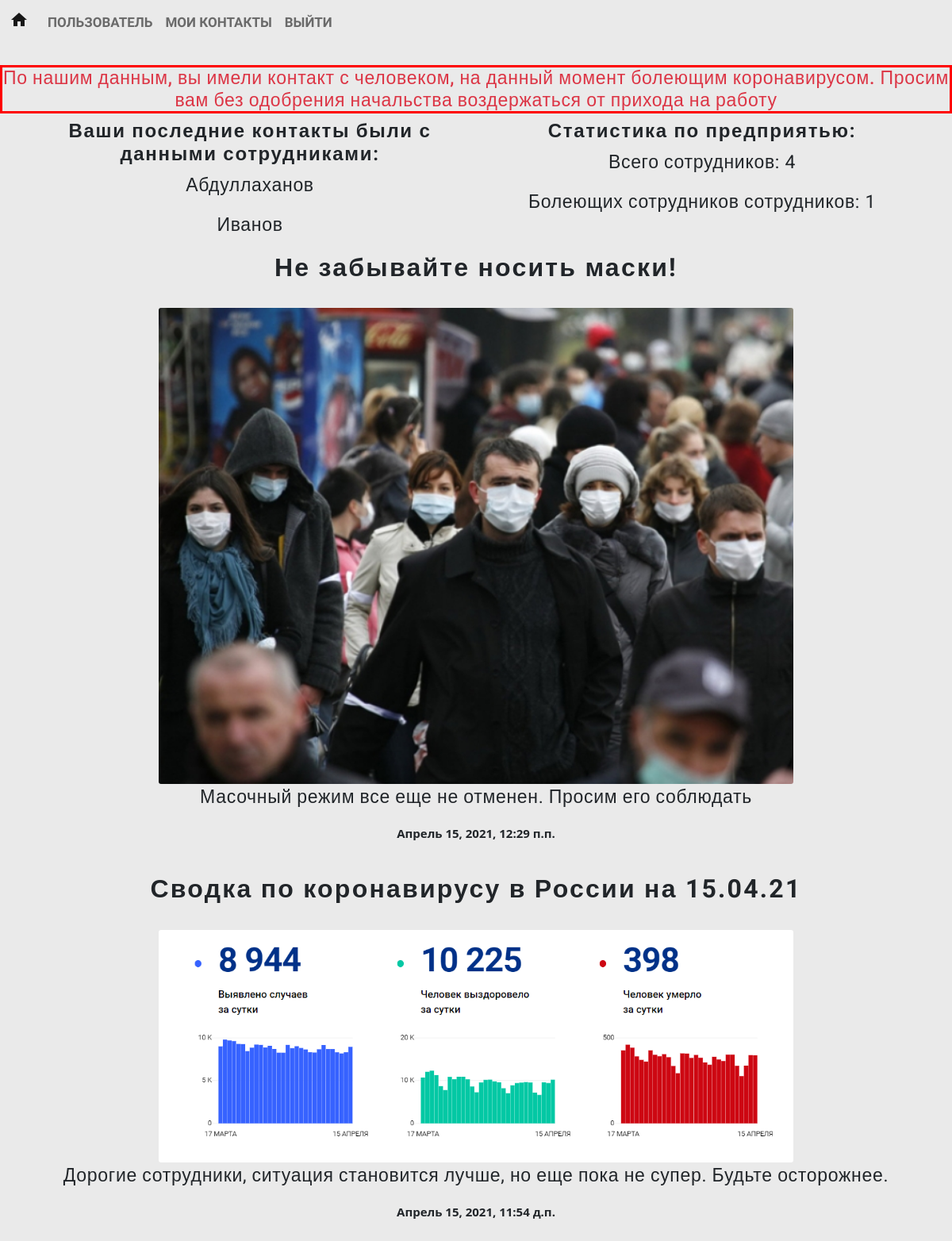
The page / (signed in) on the database its author committed.
### main/models.py (models this page shows, shortened)
class Post(models.Model):
	title = models.CharField(max_length=100)
	image = models.ImageField(upload_to='Post', blank=True)
	date = models.DateTimeField(auto_now_add=True)
	text = models.TextField(max_length=350, blank=True)
	class Meta:
		ordering = ('-date', )
		verbose_name = 'пост'
		verbose_name_plural = 'посты'

### main/views.py (the view)
# urls.py: 2. Add a URL to urlpatterns:  path('', views.home, name='home')
def home(request):
	if not can_i_let_him_in(request):
		return redirect('login')
	posts = Post.objects.all()
	if request.user.is_staff:
		render(request, 'home.html', {'posts' : posts})
	our_user = request.user
	contact_list =  Contact.objects.all()
	our_contact_list = []
	for contact in contact_list:
		if contact.first_user.username == our_user.username or contact.second_user.username == our_user.username:
			our_contact_list.append(contact)
	users = User.objects.all()
	all = 0
	ill_users = []
	for user in users:
		if user.groups.filter(name='ill').exists():
			ill_users.append(user)
		if not user.is_staff and not user.is_superuser:
			all += 1
	probably_ill = False
	for contact in our_contact_list:
		if contact.first_user != our_user and ill_users.count(contact.first_user):
			probably_ill = True
			break
		elif contact.second_user != our_user and ill_users.count(contact.second_user):
			probably_ill = True
			break
	contacts_with = []
	for contact in our_contact_list[0:3]:
		if contact.first_user == our_user:
			contacts_with.append(contact.second_user)
		else:
			contacts_with.append(contact.first_user)
	return render(request, 'home.html', {'posts' : posts, 'ill' : request.user.groups.filter(name='ill').exists(),
					'probably_ill' : probably_ill, 'contacts_with' : contacts_with, 'all' : all, 'ill_size' : len(ill_users)})

### main/views.py (called while the page is built)
def can_i_let_him_in(request):
	return (request.user.is_authenticated and not request.user.is_superuser)

### main/templates/home.html (shortened to what this page needs)
{% extends 'base.html' %}
{% block content %}
	<br>
	{% if not request.user.is_staff %}
		{% if ill %}
			<h1 class="text-danger regular_text text-center" style="border: 3px solid red">По нашим данным, сейчас вы болеете коронавирусом. Просим вас не приходить на работу некоторое время, а перед возвращением сдать пцр-тест</h1>
		{% elif probably_ill %}
			<h1 class="text-danger regular_text text-center" style="border: 3px solid red">По нашим данным, вы имели контакт с человеком, на данный момент болеющим коронавирусом. Просим вам без одобрения начальства воздержаться от прихода на работу</h1>
		{% endif %}
			<div class="container">
			  <div class="row row-cols-1 row-cols-sm-2">
			    <div class="col text-center">
			      		<h4 class="text_title">Ваши последние контакты были с данными сотрудниками:</h4>
						{% for user in contacts_with %}
							<p class="regular_text">{{ user.last_name }}</p>
						{% endfor %}
			    </div>
			    <div class="col text-center">
			      		<h4 class="text_title">Статистика по предприятью:</h4>
						<p class="regular_text">Всего сотрудников: {{ all }}</p>
						<p class="regular_text">Болеющих сотрудников сотрудников: {{ ill_size }}</p>
			    </div>
			  </div>
			</div>
	{% endif %}
	{% for post in posts %}
		<div class="text-center">
			<div class="container">
				<h2 class="text_title">{{ post.title }}</h2>
				<br>
				{% if post.image %}
				<img class="card-img img-fluid" src="{{ post.image.url }}" style="max-width: 800px; max-height: 500px border">
				{% endif %}
				<p class="regular_text">{{ post.text }}</p>
				<p class="date_text">{{ post.date }}</p>
			</div>
			<br>
		</div>
	{% endfor %}
{% endblock %}

### main/templates/base.html (style rules this page uses)
body { background-color: #EAEAEA; }
.text_title { font-family: 'Open Sans Condensed', sans-serif; font-family: 'Roboto', sans-serif; letter-spacing: 0.07em; font-weight: bold; }
.regular_text { font-family: 'Open Sans Condensed', sans-serif; font-family: 'Roboto', sans-serif; font-size: 23px; letter-spacing: 0.03em; }
.date_text { font-family: 'Open Sans', sans-serif; font-size: 15px; font-weight: bold; }

### rows shown on the page
Post: title "Не забывайте носить маски!", image (picture), text "Масочный режим все еще не отменен. Просим его соблюдать", date "Апрель 15, 2021, 12:29 п.п."
Post: title "Сводка по коронавирусу в России на 15.04.21", image (picture), text "Дорогие сотрудники, ситуация становится лучше, но еще пока не супер. Будьте осторожнее.", date "Апрель 15, 2021, 11:54 д.п."

### other values the page prints
{{ user.last_name }} "Абдуллаханов"
{{ user.last_name }} "Иванов"
{{ all }} "4"
{{ ill_size }} "1"
